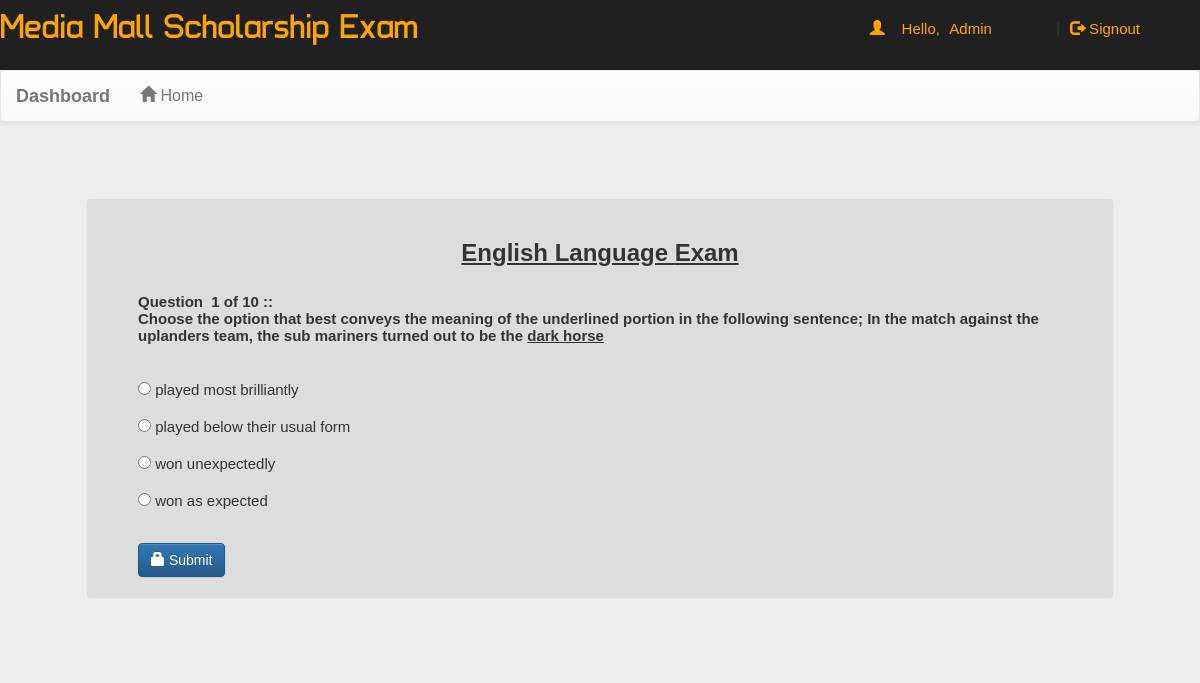
/account.php?q=quiz&step=2&eid=600ef4e9b543e&n=1&t=10 (signed in), run on the app's committed database.
### tables this page shows
CREATE TABLE `questions` (
  `eid` text NOT NULL,
  `qid` text NOT NULL,
  `qns` text NOT NULL,
  `choice` int(10) NOT NULL,
  `sn` int(11) NOT NULL
);

CREATE TABLE `quiz` (
  `eid` text NOT NULL,
  `title` varchar(100) NOT NULL,
  `correct` int(11) NOT NULL,
  `wrong` int(11) NOT NULL,
  `total` int(11) NOT NULL,
  `time` bigint(20) NOT NULL,
  `intro` text NOT NULL,
  `date` timestamp NOT NULL DEFAULT current_timestamp() ON UPDATE current_timestamp()
);

CREATE TABLE `options` (
  `qid` varchar(50) NOT NULL,
  `option` varchar(5000) NOT NULL,
  `optionid` text NOT NULL
);

### account.php (the view, shortened to what this page needs)
<!DOCTYPE html PUBLIC "-//W3C//DTD XHTML 1.0 Transitional//EN" "http://www.w3.org/TR/xhtml1/DTD/xhtml1-transitional.dtd">
<html xmlns="http://www.w3.org/1999/xhtml">
<head>
<link  rel="stylesheet" href="css/bootstrap.min.css"/>
 <link  rel="stylesheet" href="css/bootstrap-theme.min.css"/>
 <link rel="stylesheet" href="css/main.css">
 <link  rel="stylesheet" href="css/font.css">
</head>
<body>
    <div class="header">
      <div class="row">
        <div class="col-lg-6 col-md-6 col-sm-6 col-xs-12">
           <span class="logo" style="color: orange" >Media Mall Scholarship Exam</span>
   </div>
    <div class="col-md-6  col-sm-6 col-xs-12">
      <?php
     include_once 'dbConnection.php';
      if(!(isset($_SESSION['email']))){
             header("location:index.php"); }
    else{
    $name = $_SESSION['name'];
    echo '<span class="pull-right top title1" ><span class="log1"><span class="glyphicon glyphicon-user" aria-hidden="true"></span>&nbsp;&nbsp;&nbsp;&nbsp;Hello,</span> <a href="account.php?q=1" class="log log1">'.$name.'</a>&nbsp;|&nbsp;<a href="logout.php?q=account.php" class="log"><span class="glyphicon glyphicon-log-out" aria-hidden="true"></span>&nbsp;Signout</button></a></span>';
    }?>
    </div>
    </div>
    </div>
<div class="bg4">
<nav class="navbar navbar-default title1">
  <div class="container-fluid">
    <div class="navbar-header">
      <a class="navbar-brand" href="#"><b>Dashboard</b></a>
    </div>
    <div class="collapse navbar-collapse" id="bs-example-navbar-collapse-1">
      <ul class="nav navbar-nav">
        <li <?php if(@$_GET['q']==1) echo'class="active"'; ?> ><a href="account.php?q=1"><span class="glyphicon glyphicon-home" aria-hidden="true"></span>&nbsp;Home<span class="sr-only">(current)</span></a></li>
		</ul>
      </div>
  </div>
</nav>
<div class="container">
<div class="row">
<div class="col-md-12">
<?php
if(@$_GET['q']== 'quiz' && @$_GET['step']== 2) {
$eid=@$_GET['eid'];
$sn=@$_GET['n'];
$total=@$_GET['t'];
$q=mysqli_query($con,"SELECT * FROM quiz WHERE eid='$eid'  " );
while($row=mysqli_fetch_array($q) )
{
$title=$row['title'];
}
$q=mysqli_query($con,"SELECT * FROM questions WHERE eid='$eid' AND sn='$sn' " );
echo '<div class="panel" style="margin:5%">';
while($row=mysqli_fetch_array($q) )
{
$qns=$row['qns'];
$qid=$row['qid'];
echo '<div id='.$sn.'>
<center><h3><b><u>'.$title.' Exam</u></b></h3></center><br>
<b>Question &nbsp;'.$sn.'  of '.$total.'&nbsp;:: <br />'.$qns.'</b><br /><br />';
}
$q=mysqli_query($con,"SELECT * FROM options WHERE qid='$qid' " );
echo '<form action="update.php?q=quiz&step=2&eid='.$eid.'&n='.$sn.'&t='.$total.'&qid='.$qid.'" method="POST"  class="form-horizontal">
<br />';
while($row=mysqli_fetch_array($q) )
{
$option=$row['option'];
$optionid=$row['optionid'];
 ?>
<input type="radio" name="ans" value="<?php echo $optionid?>"><?php echo ' '.$option?><br /><br />
<?php
}
echo'<br /><button type="submit" class="btn btn-primary"><span class="glyphicon glyphicon-lock" aria-hidden="true"></span>&nbsp;Submit</button></form></div>';
echo '</div>';
}
?>
</div></div></div></div>
</body>
</html>

### css/main.css (style rules this page uses)
body { overflow-x:hidden; width:100%; font: 15px "Century Gothic", "Times Roman", sans-serif; background:#eee; height:100%; background-attachment:fixed; }
.panel { background-color: #ddd !important; margin-top: 60px; padding: 50px; padding-top: 20px; padding-bottom: 20px; }
.header { background:#202020; height:70px; }
.logo { font-family:'typo'; font-size:35px; margin-top: 30px; }
.title1 { font: 16px "Century Gothic", "Times Roman", sans-serif; }
.top { margin-top:20px; }
.log1 { font: 15px 'Ubuntu', sans-serif; color:orange; margin-left:10px; }
.log { margin:10px; margin-right:60px; margin-left:5px; color:orange; text-decoration:none; font-size:20px; font-size:15px; }
.bg4 { min-height:540px; }

### data on the page
questions: eid.title "English Language", qns "Choose the option that best conveys the meaning of the underlined portion in the following sentence; In the match against the uplanders team, the sub mariners turned out to be the dark horse"
options: option "played most brilliantly"
options: option "played below their usual form"
options: option "won unexpectedly"
options: option "won as expected"

### other printed values
$name "Admin"
